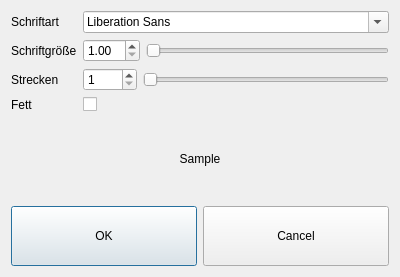
<?xml version="1.0" encoding="UTF-8"?>
<ui version="4.0">
 <class>FontSelector</class>
 <widget class="QDialog" name="FontSelector">
  <property name="geometry">
   <rect>
    <x>0</x>
    <y>0</y>
    <width>400</width>
    <height>277</height>
   </rect>
  </property>
  <property name="windowTitle">
   <string>FontSelector</string>
  </property>
  <layout class="QHBoxLayout" name="horizontalLayout_4">
   <item>
    <layout class="QVBoxLayout" name="verticalLayout">
     <item>
      <layout class="QFormLayout" name="formLayout">
       <item row="1" column="1">
        <widget class="QFontComboBox" name="fontComboBox"/>
       </item>
       <item row="2" column="0">
        <widget class="QLabel" name="pointSizeLabel">
         <property name="text">
          <string>Schriftgröße</string>
         </property>
        </widget>
       </item>
       <item row="2" column="1">
        <layout class="QHBoxLayout" name="horizontalLayout">
         <item>
          <widget class="QDoubleSpinBox" name="pointSizeSpinBox">
           <property name="minimum">
            <double>1.000000000000000</double>
           </property>
          </widget>
         </item>
         <item>
          <widget class="QSlider" name="pointSizeSlider">
           <property name="sizePolicy">
            <sizepolicy hsizetype="MinimumExpanding" vsizetype="Fixed">
             <horstretch>0</horstretch>
             <verstretch>0</verstretch>
            </sizepolicy>
           </property>
           <property name="minimum">
            <number>1</number>
           </property>
           <property name="maximum">
            <number>10000</number>
           </property>
           <property name="orientation">
            <enum>Qt::Horizontal</enum>
           </property>
          </widget>
         </item>
        </layout>
       </item>
       <item row="4" column="0">
        <widget class="QLabel" name="stretchLabel">
         <property name="text">
          <string>Strecken</string>
         </property>
        </widget>
       </item>
       <item row="4" column="1">
        <layout class="QHBoxLayout" name="horizontalLayout_2">
         <item>
          <widget class="QSpinBox" name="stretchSpinBox">
           <property name="minimum">
            <number>1</number>
           </property>
           <property name="maximum">
            <number>4000</number>
           </property>
          </widget>
         </item>
         <item>
          <widget class="QSlider" name="stretchSlider">
           <property name="sizePolicy">
            <sizepolicy hsizetype="MinimumExpanding" vsizetype="Fixed">
             <horstretch>0</horstretch>
             <verstretch>0</verstretch>
            </sizepolicy>
           </property>
           <property name="minimum">
            <number>1</number>
           </property>
           <property name="maximum">
            <number>4000</number>
           </property>
           <property name="orientation">
            <enum>Qt::Horizontal</enum>
           </property>
          </widget>
         </item>
        </layout>
       </item>
       <item row="6" column="0">
        <widget class="QLabel" name="weightLabel">
         <property name="text">
          <string>Fett</string>
         </property>
        </widget>
       </item>
       <item row="6" column="1">
        <widget class="QCheckBox" name="weight_check">
         <property name="text">
          <string/>
         </property>
        </widget>
       </item>
       <item row="1" column="0">
        <widget class="QLabel" name="familyLabel">
         <property name="text">
          <string>Schriftart</string>
         </property>
        </widget>
       </item>
      </layout>
     </item>
     <item>
      <widget class="QLabel" name="sampleText">
       <property name="sizePolicy">
        <sizepolicy hsizetype="Preferred" vsizetype="MinimumExpanding">
         <horstretch>0</horstretch>
         <verstretch>0</verstretch>
        </sizepolicy>
       </property>
       <property name="text">
        <string>Sample</string>
       </property>
       <property name="alignment">
        <set>Qt::AlignCenter</set>
       </property>
      </widget>
     </item>
     <item>
      <layout class="QHBoxLayout" name="horizontalLayout_3">
       <item>
        <widget class="QPushButton" name="OKButton">
         <property name="minimumSize">
          <size>
           <width>150</width>
           <height>60</height>
          </size>
         </property>
         <property name="text">
          <string>OK</string>
         </property>
         <property name="icon">
          <iconset resource="../qrk.qrc">
           <normaloff>:/icons/ok.png</normaloff>:/icons/ok.png</iconset>
         </property>
         <property name="iconSize">
          <size>
           <width>32</width>
           <height>32</height>
          </size>
         </property>
        </widget>
       </item>
       <item>
        <widget class="QPushButton" name="CancelButton">
         <property name="minimumSize">
          <size>
           <width>150</width>
           <height>60</height>
          </size>
         </property>
         <property name="text">
          <string>Cancel</string>
         </property>
         <property name="icon">
          <iconset resource="../qrk.qrc">
           <normaloff>:/icons/cancel.png</normaloff>:/icons/cancel.png</iconset>
         </property>
         <property name="iconSize">
          <size>
           <width>32</width>
           <height>32</height>
          </size>
         </property>
        </widget>
       </item>
      </layout>
     </item>
    </layout>
   </item>
  </layout>
 </widget>
 <layoutdefault spacing="6" margin="11"/>
 <resources>
  <include location="../qrk.qrc"/>
 </resources>
 <connections/>
</ui>
